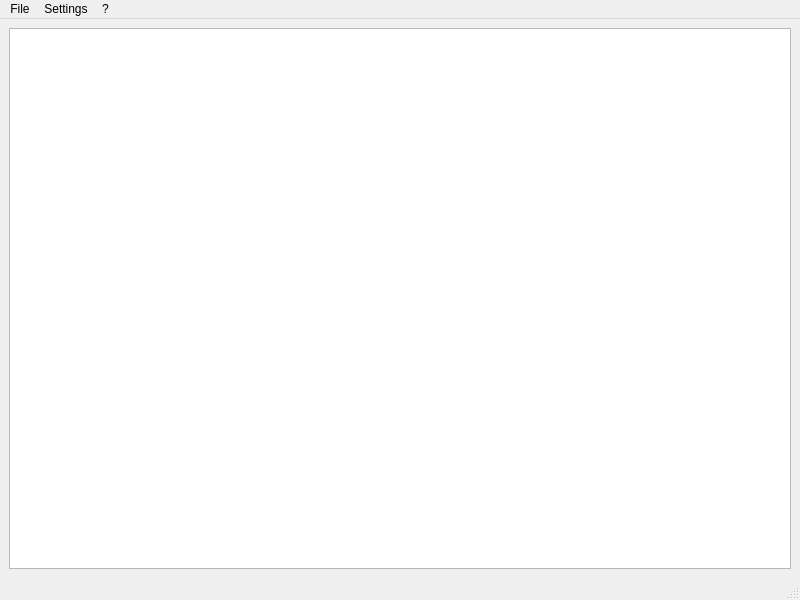
<?xml version="1.0" encoding="UTF-8"?>
<ui version="4.0">
 <class>MainWindow</class>
 <widget class="QMainWindow" name="MainWindow">
  <property name="geometry">
   <rect>
    <x>0</x>
    <y>0</y>
    <width>800</width>
    <height>600</height>
   </rect>
  </property>
  <property name="minimumSize">
   <size>
    <width>800</width>
    <height>600</height>
   </size>
  </property>
  <property name="windowTitle">
   <string>MainWindow</string>
  </property>
  <widget class="QWidget" name="centralwidget">
   <layout class="QGridLayout" name="gridLayout">
    <item row="0" column="0">
     <widget class="QPlainTextEdit" name="plainTextEdit"/>
    </item>
   </layout>
  </widget>
  <widget class="QMenuBar" name="menubar">
   <property name="geometry">
    <rect>
     <x>0</x>
     <y>0</y>
     <width>800</width>
     <height>23</height>
    </rect>
   </property>
   <widget class="QMenu" name="menuFile">
    <property name="title">
     <string>File</string>
    </property>
    <addaction name="separator"/>
    <addaction name="actionOpen"/>
    <addaction name="actionOpen_read_only_mode"/>
    <addaction name="separator"/>
    <addaction name="actionClose"/>
    <addaction name="separator"/>
    <addaction name="actionSave"/>
    <addaction name="actionSaveAs"/>
    <addaction name="separator"/>
    <addaction name="actionExit"/>
   </widget>
   <widget class="QMenu" name="menuSettings">
    <property name="title">
     <string>Settings</string>
    </property>
    <widget class="QMenu" name="menuLanguage">
     <property name="title">
      <string>Language</string>
     </property>
     <addaction name="actionRussian"/>
     <addaction name="actionEnglish"/>
    </widget>
    <addaction name="menuLanguage"/>
    <addaction name="actionKey_bindings"/>
   </widget>
   <widget class="QMenu" name="menu">
    <property name="title">
     <string>?</string>
    </property>
    <addaction name="actionHelp"/>
   </widget>
   <addaction name="menuFile"/>
   <addaction name="menuSettings"/>
   <addaction name="menu"/>
  </widget>
  <widget class="QStatusBar" name="statusbar"/>
  <action name="actionOpen">
   <property name="text">
    <string>Open</string>
   </property>
  </action>
  <action name="actionOpen_read_only_mode">
   <property name="text">
    <string>Open read only</string>
   </property>
  </action>
  <action name="actionSaveAs">
   <property name="text">
    <string>SaveAs</string>
   </property>
  </action>
  <action name="actionExit">
   <property name="text">
    <string>Exit</string>
   </property>
  </action>
  <action name="actionHelp">
   <property name="text">
    <string>Help</string>
   </property>
  </action>
  <action name="actionKey_bindings">
   <property name="text">
    <string>Key bindings</string>
   </property>
  </action>
  <action name="actionSave">
   <property name="text">
    <string>Save</string>
   </property>
  </action>
  <action name="actionClose">
   <property name="enabled">
    <bool>false</bool>
   </property>
   <property name="text">
    <string>Close</string>
   </property>
  </action>
  <action name="actionRussian">
   <property name="checkable">
    <bool>true</bool>
   </property>
   <property name="checked">
    <bool>true</bool>
   </property>
   <property name="text">
    <string>Русский</string>
   </property>
  </action>
  <action name="actionEnglish">
   <property name="checkable">
    <bool>true</bool>
   </property>
   <property name="text">
    <string>Английский</string>
   </property>
  </action>
 </widget>
 <resources/>
 <connections/>
</ui>
